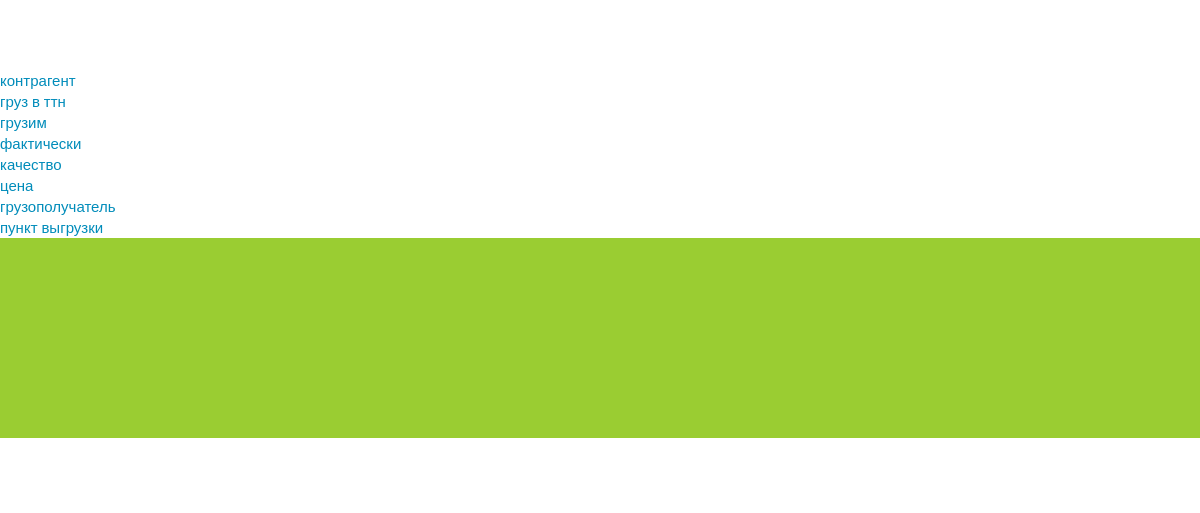
Page /list_hide_tasks (signed in) on the earlier database version.
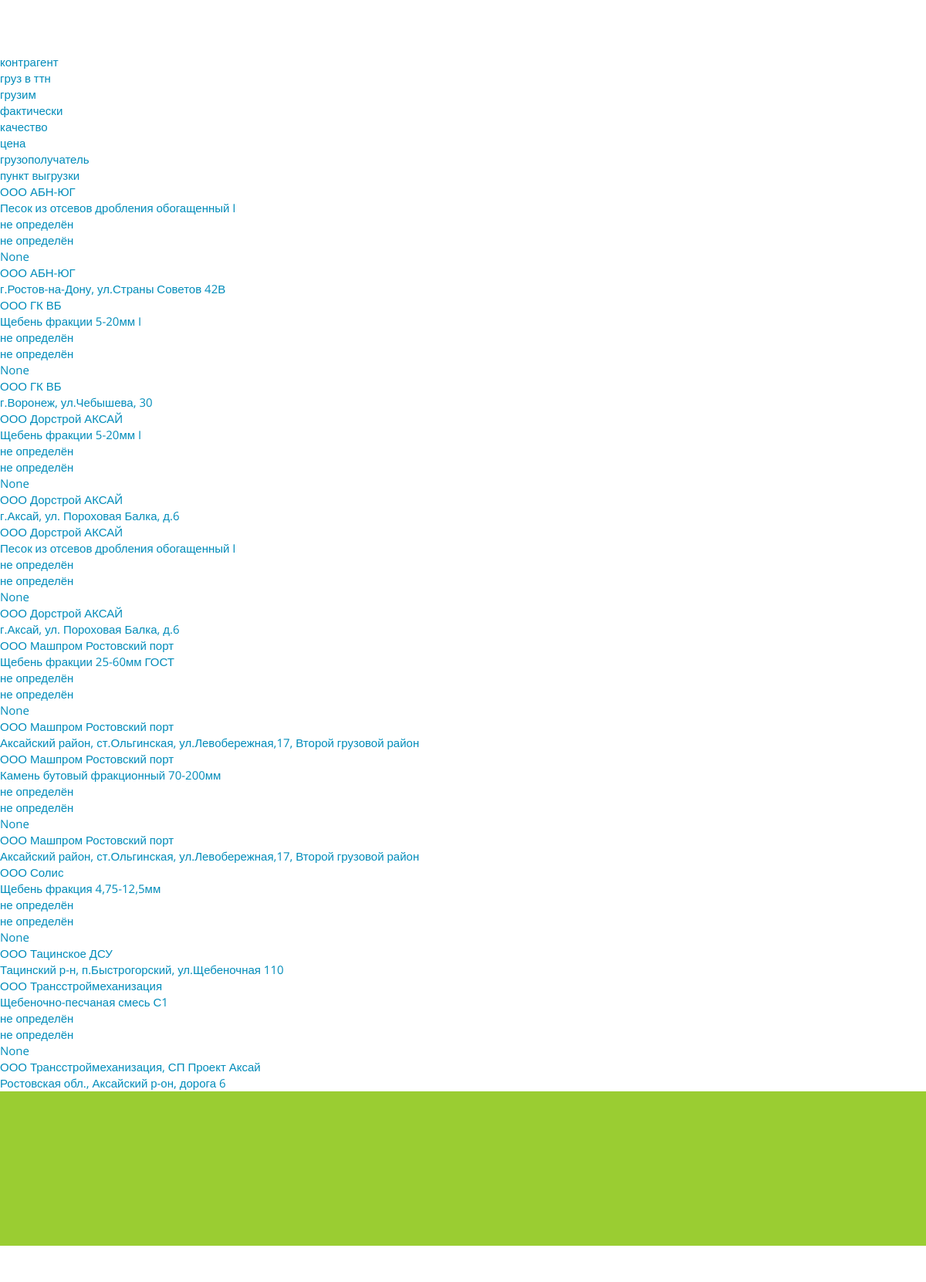
Same page on the later database version.
### naryad/models.py (models this page shows, shortened)
class Task(models.Model):
    date = models.DateTimeField(verbose_name='дата формирования задания')
    contractor = models.ForeignKey('Contractor', on_delete=models.CASCADE, verbose_name='контрагент')
    consignee = models.ForeignKey('Consignee', on_delete=models.CASCADE, verbose_name='грузополучатель')
    employer = models.ForeignKey('Employer', on_delete=models.CASCADE, verbose_name='заказчик')
    consignor = models.ForeignKey('Consignor', on_delete=models.CASCADE, verbose_name='грузоотправитель')
    destination = models.ForeignKey('Destination', on_delete=models.CASCADE, verbose_name='пункт назначения')
    place = models.ForeignKey('Place', on_delete=models.SET_NULL, null=True, blank=True, verbose_name='место погрузки')
    total_plan = models.SmallIntegerField(verbose_name='общий объем', null=True, blank=True, default=0)
    daily_plan = models.SmallIntegerField(verbose_name='суточный объем', null=True, blank=True, default=0)
    TASK_STATUS = (
        ('1', 'черновик'),
        ('2', 'к выполнению'),
        ('3', 'выполнено'),
    )
    shipped = models.DecimalField(max_digits=7, decimal_places=2, verbose_name='отгружено по заданию', default=0)
    daily_shipped = models.DecimalField(max_digits=7, decimal_places=2, verbose_name='отгружено по заданию за утки', default=0)
    price = models.SmallIntegerField(verbose_name='цена', null=True)
    status = models.CharField(max_length=1, choices=TASK_STATUS, default=1, help_text='статус задания')
    author = models.ForeignKey('auth.User', on_delete=models.CASCADE, null=True)
    rubble = models.ForeignKey('Rubble', on_delete=models.CASCADE, verbose_name='выписываемый материал')
    hours = models.CharField(max_length=20, verbose_name='Часы приема', null=True, blank=True, default='')
    comments = models.CharField(max_length=200, verbose_name='Комментарий', null=True, blank=True, default='')
    cars_on_loading = models.SmallIntegerField(default=0, verbose_name='машины в заводе')
    contact = models.CharField(max_length=200, verbose_name='Контакт', null=True, blank=True)
    cargo_type = models.ForeignKey('RubbleRoot', on_delete=models.SET_NULL, null=True, blank=True, verbose_name='фактический груз')
    cargo_quality = models.ForeignKey('RubbleQuality', on_delete=models.SET_NULL, null=True, blank=True, verbose_name="качество груза")
    to_finish_total_plan = models.DecimalField(max_digits=7, decimal_places=2, verbose_name='остаток до полного выполнения', default=0)
    to_finish_daily_plan = models.DecimalField(max_digits=7, decimal_places=2,
                                               verbose_name='остаток до суточного выполнения', default=0)

class Organization(models.Model):
    name = models.CharField(unique=True, max_length=100, verbose_name='название', null=True, blank=True)
    def __str__(self):
        return str(self.name)
    class Meta:
        abstract = True

class Contractor(Organization):
    pass

class Rubble(models.Model):
    name = models.CharField(max_length=100, verbose_name='наименование груза', null=True, blank=True)
    visible = models.CharField(max_length=1, verbose_name='наименование груза', default=1)
    def __str__(self):
        return str(self.name)

class RubbleRoot(models.Model):
    name = models.CharField(max_length=100, verbose_name='род груза', null=True, blank=True)
    def __str__(self):
        return str(self.name)

class RubbleQuality(models.Model):
    name = models.CharField(max_length=100, verbose_name='качество груза', null=True, blank=True)
    def __str__(self):
        return str(self.name)

class Consignee(Organization):
    pass

class Destination(models.Model):
    name = models.CharField(max_length=200, verbose_name='пункт разгрузки', null=True, blank=True, unique=True)
    def __str__(self):
        return str(self.name)

### naryad/views.py (the view)
# urls.py: path('list_hide_tasks', views.show_hide_tasks, name='show_hide_tasks'),
@login_required
def show_hide_tasks(request):
    if request.method == 'GET':
        tasks = Task.objects.filter(status__in=['1', '3']).order_by('daily_shipped', 'contractor')
        dostavka = tasks.filter(employer=Employer.objects.get(name='ООО Машпром'))
        samovyvoz = tasks.exclude(employer=Employer.objects.get(name='ООО Машпром'))
        return render(request, 'naryad/list_hide_tasks.html', {'dostavka': dostavka, 'samovyvoz': samovyvoz})

### templates/naryad/list_hide_tasks.html (shortened to what this page needs)
{% extends "base_generic.html" %}
{% block content %}
        <div class="table">
            <a class="h_table" href="#">
                <div>контрагент</div>
                <div>груз в ттн</div>
                <div>грузим</br>фактически</div>
                <div>качество</div>
                <div>цена</div>
                <div>грузополучатель</div>
                <div>пункт выгрузки</div>
            </a>
            {% for task in dostavka %}
            <a href="#" {% if task.status == '3' %} class="done" {% elif task.status == '3' %} class="not_redy" {% endif %} onclick=showModal("{{ task.id }}")>
                <div>{{ task.contractor }}</div>
                <div>{{ task.rubble }}</div>
                <div>{{ task.cargo_type }}</div>
                <div>{{ task.cargo_quality }}</div>
                <div>{{ task.price }}</div>
                <div>{{ task.consignee }}</div>
                <div>{{ task.destination }}</div>
            </a>
            {% endfor %}
            <a>
                {% for _ in '12345678' %}
             <div id="hr" style="border: none; height: 25px; background-color: yellowgreen; text-align: center; font-size: large;"></div>
                {% endfor %}
            </a>
        </div>
        <div class="edit_row" id="modal">
            <div id="edit_row_content">
                <span class="close">&times;</span>
            </div>
        </div>
{% endblock %}

Differences in the rows shown:
now on this page (row edited): Task: contractor "ООО АБН-ЮГ", rubble "Песок из отсевов дробления обогащенный I", cargo_type "не определён", cargo_quality "не определён", price "None", consignee "ООО АБН-ЮГ", destination "г.Ростов-на-Дону, ул.Страны Советов 42В"
now on this page (row edited): Task: contractor "ООО ГК ВБ", rubble "Щебень фракции 5-20мм I", cargo_type "не определён", cargo_quality "не определён", price "None", consignee "ООО ГК ВБ", destination "г.Воронеж, ул.Чебышева, 30"
now on this page (row edited): Task: contractor "ООО Дорстрой АКСАЙ", rubble "Щебень фракции 5-20мм I", cargo_type "не определён", cargo_quality "не определён", price "None", consignee "ООО Дорстрой АКСАЙ", destination "г.Аксай, ул. Пороховая Балка, д.6"
now on this page (row edited): Task: contractor "ООО Дорстрой АКСАЙ", rubble "Песок из отсевов дробления обогащенный I", cargo_type "не определён", cargo_quality "не определён", price "None", consignee "ООО Дорстрой АКСАЙ", destination "г.Аксай, ул. Пороховая Балка, д.6"
now on this page (row edited): Task: contractor "ООО Машпром Ростовский порт", rubble "Щебень фракции 25-60мм ГОСТ", cargo_type "не определён", cargo_quality "не определён", price "None", consignee "ООО Машпром Ростовский порт", destination "Аксайский район, ст.Ольгинская, ул.Левобережная,17, Второй грузовой район"
now on this page (row edited): Task: contractor "ООО Машпром Ростовский порт", rubble "Камень бутовый фракционный 70-200мм", cargo_type "не определён", cargo_quality "не определён", price "None", consignee "ООО Машпром Ростовский порт", destination "Аксайский район, ст.Ольгинская, ул.Левобережная,17, Второй грузовой район"
now on this page (row edited): Task: contractor "ООО Солис", rubble "Щебень фракция 4,75-12,5мм", cargo_type "не определён", cargo_quality "не определён", price "None", consignee "ООО Тацинское ДСУ", destination "Тацинский р-н, п.Быстрогорский, ул.Щебеночная 110"
now on this page (row edited): Task: contractor "ООО Трансстроймеханизация", rubble "Щебеночно-песчаная смесь С1", cargo_type "не определён", cargo_quality "не определён", price "None", consignee "ООО Трансстроймеханизация, СП Проект Аксай", destination "Ростовская обл., Аксайский р-он, дорога 6"
